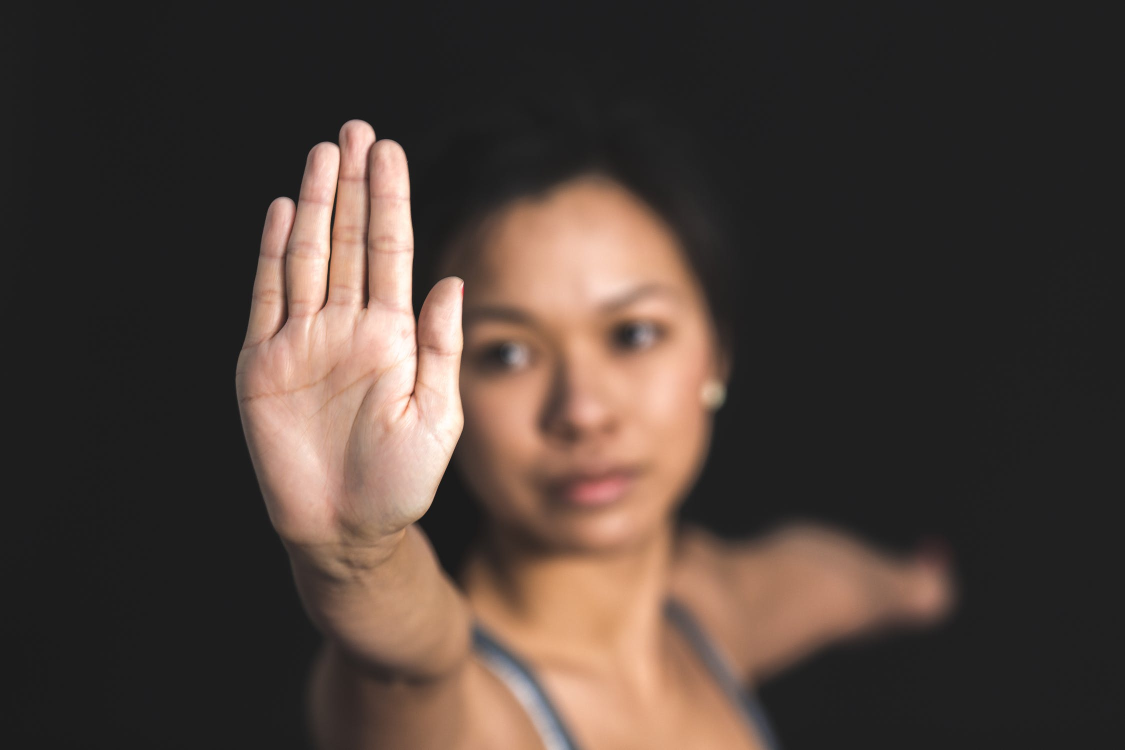
#> input picture opencv_hand/stop.jpeg, 2250 x 1500 px (shown at 1/2 size)
$ python app.py
#> lines starting #> are read from the running program, lines starting #| are printed output that depends on the picture; after the words box and inside, x2 and y2 are one past the last pixel; in counts of white or black regions, pixels touching at a corner belong together
import cv2
import numpy as np
from matplotlib import pyplot as plt

img_rgb = cv2.imread('stop.jpeg')
#> img_rgb is the input picture: shape (1500, 2250, 3); mean B, G, R 56.1, 62.9, 76.2
img_gray = cv2.cvtColor(img_rgb, cv2.COLOR_BGR2GRAY)
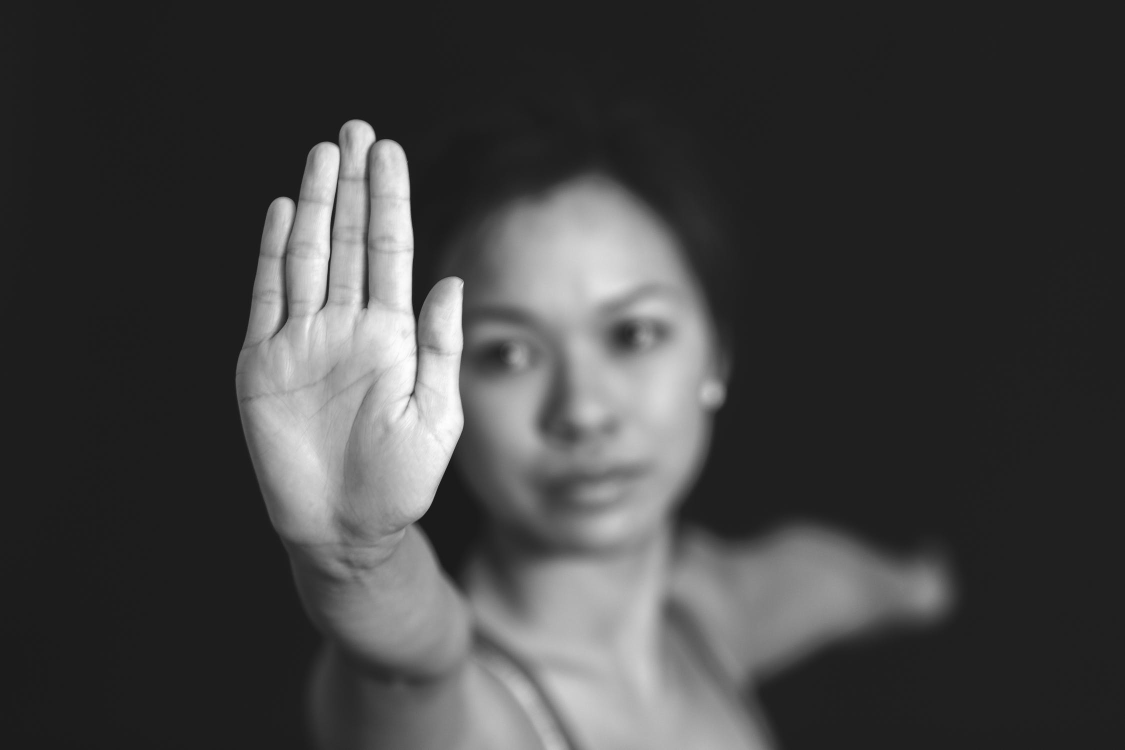
#> img_gray: shape (1500, 2250) (shown at 1/2 size); min 4, max 254, mean 66.1
template = cv2.imread('hand.jpeg',0)
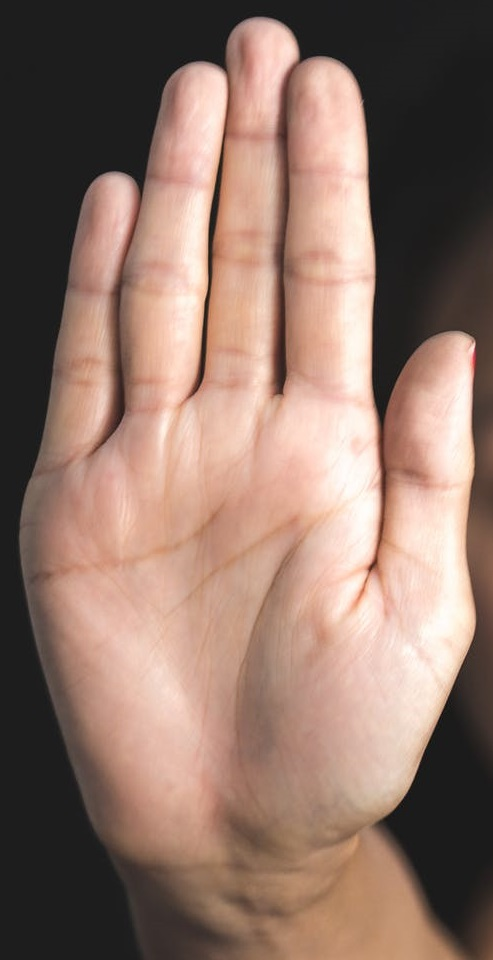
#> input picture opencv_hand/hand.jpeg, 493 x 960 px
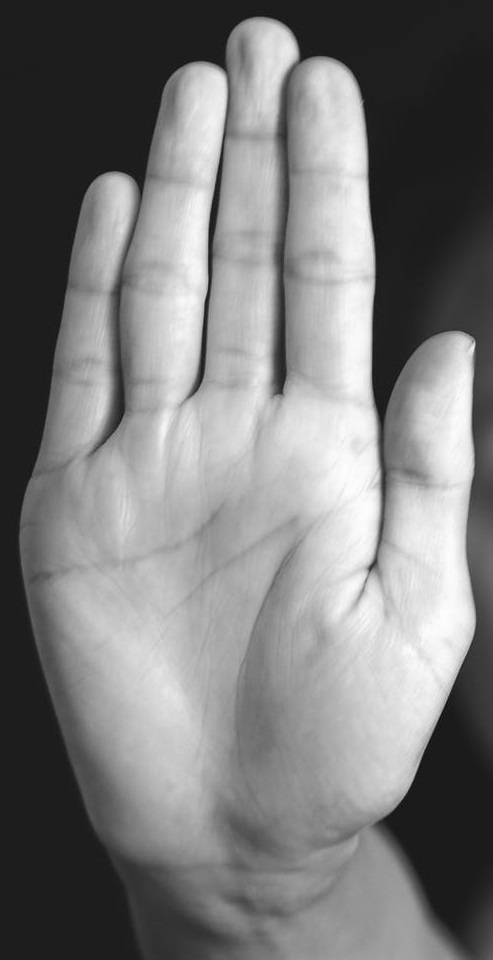
#> template: shape (960, 493); min 6, max 254, mean 123.1

w, h = template.shape[::-1]
#> w = 493; h = 960

res = cv2.matchTemplate(img_gray,template,cv2.TM_CCOEFF_NORMED)
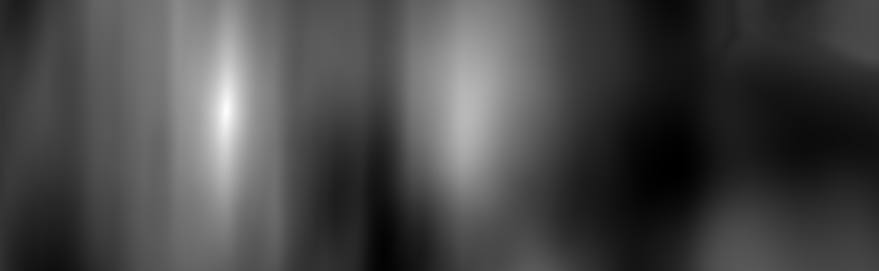
#> res: shape (541, 1758) float32 (shown at 1/2 size); min -0.329, max 1, mean 0.047; drawn with min black and max white
threshold = 0.8
loc = np.where( res >= threshold)
#> loc = 3231 positions, rows 160 to 283, columns 434 to 469
for pt in zip(*loc[::-1]):
    cv2.rectangle(img_rgb, pt, (pt[0] + w, pt[1] + h), (0,0,255), 2)
#> this loop made 3231 passes
#> pt on passes 1 to 3: (453, 160), (454, 160), (455, 160)
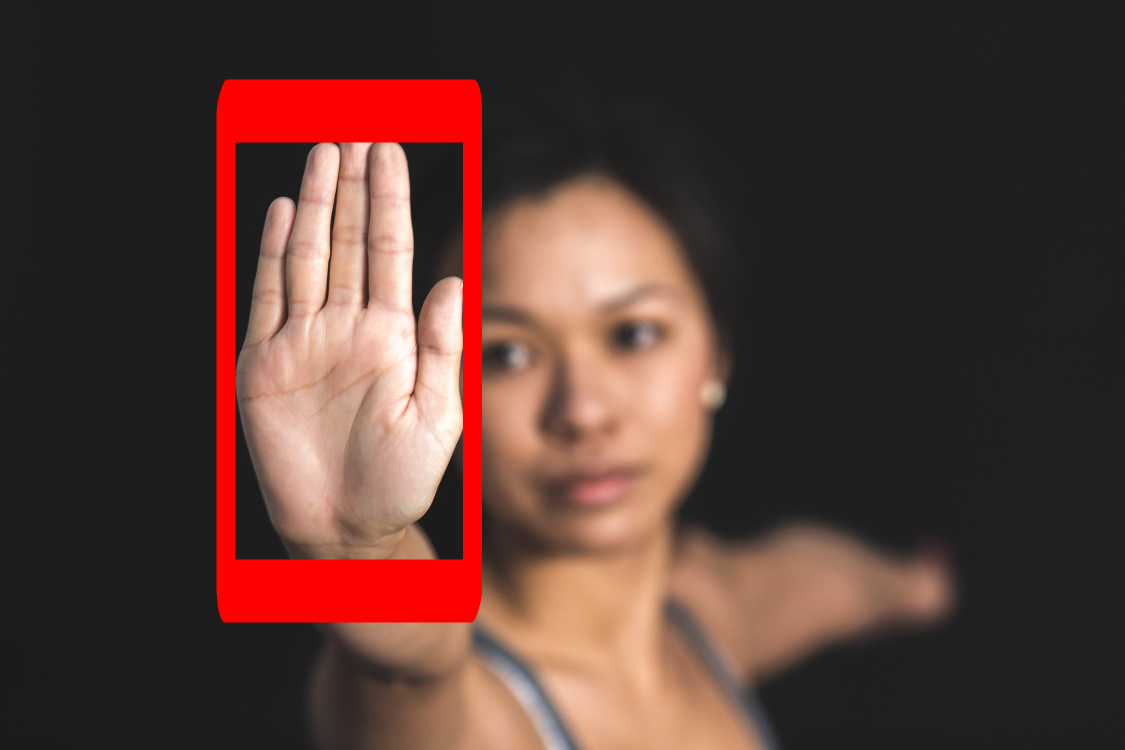
#> img_rgb: shape (1500, 2250, 3) (shown at 1/2 size); 5.8% of pixels changed, all inside (x1, y1, x2, y2) = (433, 159, 964, 1245)

cv2.imwrite('res.png',img_rgb)

image = cv2.imread( 'res.png', cv2.IMREAD_COLOR )
image = cv2.resize(image,(800,440))
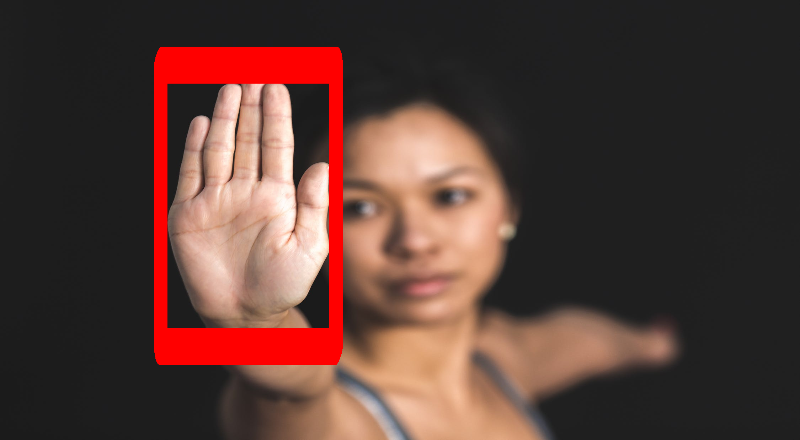
#> image: shape (440, 800, 3); mean B, G, R 53.4, 59.7, 87.2
cv2.imshow('image',image)
cv2.waitKey(0)
cv2.destroyAllWindows()
